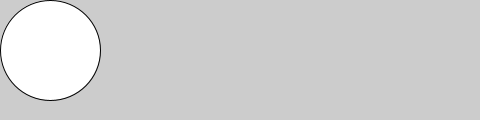
Frame 1 (no input)
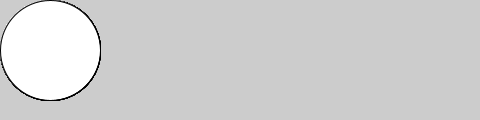
Frame 60 (the mouse pressed at the canvas centre just before this capture)
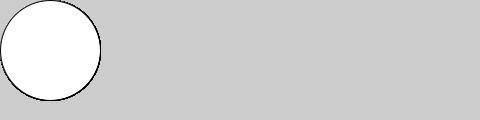
Frame 120 (the mouse held since frame 60 and released just before this capture)

The Processing sketch that drew these frames (run headless with seeded random() and noise(); from frame 60 on, the mouse is pressed at the canvas centre):

// Processing sketch: programing1_lesson02_sample6
// ── programing1_lesson02_sample6.pde
void setup(){
  size(480, 120);
}

void draw(){
 ellipse(50, 50, 100, 100); 
}
